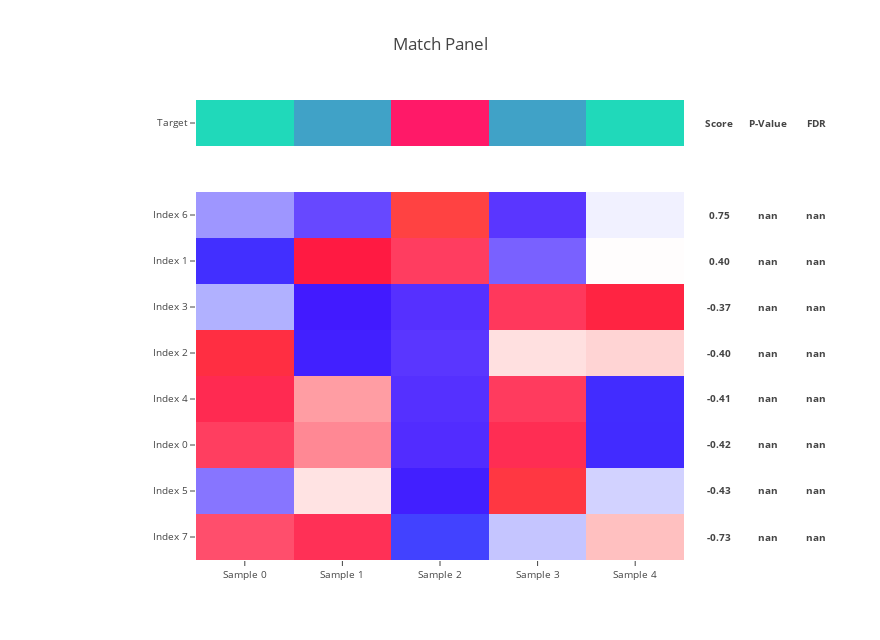

The code cell stored with this chart in its notebook:
### Code cell
target = [
    1,
    2,
    8,
    2,
    1,
]

target = pd.Series(
    target, 
    name='Target',
    index=('Sample {}'.format(i) for i in range(len(target))),
)

n_row = 8

features = pd.DataFrame(
    np.random.random_sample(size=(
        n_row,
        target.size,
    )),
    index=('Index {}'.format(i) for i in range(n_row)),
    columns=target.index,
)

make_match_panel(
    target,
    features,
    target_ascending=None,
    target_type='categorical',
)

### Figure 1 — Plotly figure (JSON) as saved in the notebook; plotly's stock layout.template omitted (floating-point values rounded to 4 significant figures; data arrays with more than 128 entries replaced by an {"elided": "..."} marker saying what was removed)
{"data": [{"colorscale": [[0, "#20d9ba"], [0.5, "#9017e6"], [1, "#ff1968"]], "showscale": false, "text": [["Sample 0", "Sample 1", "Sample 2", "Sample 3", "Sample 4"]], "type": "heatmap", "uid": "3b9cf26e-fafa-4408-838d-88a555ff0e6c", "x": ["Sample 0", "Sample 1", "Sample 2", "Sample 3", "Sample 4"], "y": ["Target"], "yaxis": "y2", "z": [[1, 2, 8, 2, 1]]}, {"colorscale": {"elided": "256x2 mixed values"}, "showscale": false, "type": "heatmap", "uid": "2a41be45-c0b1-41f7-add4-b9d32bb847b4", "x": ["Sample 0", "Sample 1", "Sample 2", "Sample 3", "Sample 4"], "y": ["Index 7", "Index 5", "Index 0", "Index 4", "Index 2", "Index 3", "Index 1", "Index 6"], "yaxis": "y", "z": [[0.7595, 0.9522, -1.829, -0.229, 0.346], [-0.5293, 0.1831, -1.25, 1.76, -0.1638], [0.8361, 0.5613, -0.8939, 0.9852, -1.489], [1.014, 0.4876, -0.8634, 0.8606, -1.499], [1.625, -1.266, -0.8084, 0.1966, 0.2523], [-0.3241, -1.141, -0.8586, 0.8839, 1.44], [-1.543, 1.244, 0.8432, -0.5983, 0.05459], [-0.4158, -0.6835, 1.926, -0.8074, -0.01882]], "zmax": 1.926, "zmin": -1.829}], "layout": {"annotations": [{"font": {"size": 9.6}, "showarrow": false, "text": "<b>Score</b>", "width": 64, "x": 1.002, "xanchor": "left", "xref": "paper", "y": 0.95, "yanchor": "middle", "yref": "paper"}, {"font": {"size": 9.6}, "showarrow": false, "text": "<b>0.75</b>", "width": 64, "x": 1.002, "xanchor": "left", "xref": "paper", "y": 0.75, "yanchor": "middle", "yref": "paper"}, {"font": {"size": 9.6}, "showarrow": false, "text": "<b>0.40</b>", "width": 64, "x": 1.002, "xanchor": "left", "xref": "paper", "y": 0.65, "yanchor": "middle", "yref": "paper"}, {"font": {"size": 9.6}, "showarrow": false, "text": "<b>-0.37</b>", "width": 64, "x": 1.002, "xanchor": "left", "xref": "paper", "y": 0.55, "yanchor": "middle", "yref": "paper"}, {"font": {"size": 9.6}, "showarrow": false, "text": "<b>-0.40</b>", "width": 64, "x": 1.002, "xanchor": "left", "xref": "paper", "y": 0.45, "yanchor": "middle", "yref": "paper"}, {"font": {"size": 9.6}, "showarrow": false, "text": "<b>-0.41</b>", "width": 64, "x": 1.002, "xanchor": "left", "xref": "paper", "y": 0.35, "yanchor": "middle", "yref": "paper"}, {"font": {"size": 9.6}, "showarrow": false, "text": "<b>-0.42</b>", "width": 64, "x": 1.002, "xanchor": "left", "xref": "paper", "y": 0.25, "yanchor": "middle", "yref": "paper"}, {"font": {"size": 9.6}, "showarrow": false, "text": "<b>-0.43</b>", "width": 64, "x": 1.002, "xanchor": "left", "xref": "paper", "y": 0.15, "yanchor": "middle", "yref": "paper"}, {"font": {"size": 9.6}, "showarrow": false, "text": "<b>-0.73</b>", "width": 64, "x": 1.002, "xanchor": "left", "xref": "paper", "y": 0.05, "yanchor": "middle", "yref": "paper"}, {"font": {"size": 9.6}, "showarrow": false, "text": "<b>P-Value</b>", "width": 64, "x": 1.102, "xanchor": "left", "xref": "paper", "y": 0.95, "yanchor": "middle", "yref": "paper"}, {"font": {"size": 9.6}, "showarrow": false, "text": "<b>nan</b>", "width": 64, "x": 1.102, "xanchor": "left", "xref": "paper", "y": 0.75, "yanchor": "middle", "yref": "paper"}, {"font": {"size": 9.6}, "showarrow": false, "text": "<b>nan</b>", "width": 64, "x": 1.102, "xanchor": "left", "xref": "paper", "y": 0.65, "yanchor": "middle", "yref": "paper"}, {"font": {"size": 9.6}, "showarrow": false, "text": "<b>nan</b>", "width": 64, "x": 1.102, "xanchor": "left", "xref": "paper", "y": 0.55, "yanchor": "middle", "yref": "paper"}, {"font": {"size": 9.6}, "showarrow": false, "text": "<b>nan</b>", "width": 64, "x": 1.102, "xanchor": "left", "xref": "paper", "y": 0.45, "yanchor": "middle", "yref": "paper"}, {"font": {"size": 9.6}, "showarrow": false, "text": "<b>nan</b>", "width": 64, "x": 1.102, "xanchor": "left", "xref": "paper", "y": 0.35, "yanchor": "middle", "yref": "paper"}, {"font": {"size": 9.6}, "showarrow": false, "text": "<b>nan</b>", "width": 64, "x": 1.102, "xanchor": "left", "xref": "paper", "y": 0.25, "yanchor": "middle", "yref": "paper"}, {"font": {"size": 9.6}, "showarrow": false, "text": "<b>nan</b>", "width": 64, "x": 1.102, "xanchor": "left", "xref": "paper", "y": 0.15, "yanchor": "middle", "yref": "paper"}, {"font": {"size": 9.6}, "showarrow": false, "text": "<b>nan</b>", "width": 64, "x": 1.102, "xanchor": "left", "xref": "paper", "y": 0.05, "yanchor": "middle", "yref": "paper"}, {"font": {"size": 9.6}, "showarrow": false, "text": "<b>FDR</b>", "width": 64, "x": 1.202, "xanchor": "left", "xref": "paper", "y": 0.95, "yanchor": "middle", "yref": "paper"}, {"font": {"size": 9.6}, "showarrow": false, "text": "<b>nan</b>", "width": 64, "x": 1.202, "xanchor": "left", "xref": "paper", "y": 0.75, "yanchor": "middle", "yref": "paper"}, {"font": {"size": 9.6}, "showarrow": false, "text": "<b>nan</b>", "width": 64, "x": 1.202, "xanchor": "left", "xref": "paper", "y": 0.65, "yanchor": "middle", "yref": "paper"}, {"font": {"size": 9.6}, "showarrow": false, "text": "<b>nan</b>", "width": 64, "x": 1.202, "xanchor": "left", "xref": "paper", "y": 0.55, "yanchor": "middle", "yref": "paper"}, {"font": {"size": 9.6}, "showarrow": false, "text": "<b>nan</b>", "width": 64, "x": 1.202, "xanchor": "left", "xref": "paper", "y": 0.45, "yanchor": "middle", "yref": "paper"}, {"font": {"size": 9.6}, "showarrow": false, "text": "<b>nan</b>", "width": 64, "x": 1.202, "xanchor": "left", "xref": "paper", "y": 0.35, "yanchor": "middle", "yref": "paper"}, {"font": {"size": 9.6}, "showarrow": false, "text": "<b>nan</b>", "width": 64, "x": 1.202, "xanchor": "left", "xref": "paper", "y": 0.25, "yanchor": "middle", "yref": "paper"}, {"font": {"size": 9.6}, "showarrow": false, "text": "<b>nan</b>", "width": 64, "x": 1.202, "xanchor": "left", "xref": "paper", "y": 0.15, "yanchor": "middle", "yref": "paper"}, {"font": {"size": 9.6}, "showarrow": false, "text": "<b>nan</b>", "width": 64, "x": 1.202, "xanchor": "left", "xref": "paper", "y": 0.05, "yanchor": "middle", "yref": "paper"}], "height": 640, "margin": {"l": 196, "r": 196}, "title": "Match Panel", "width": 880, "xaxis": {"anchor": "y", "tickfont": {"size": 9.6}}, "yaxis": {"domain": [0, 0.8], "dtick": 1, "tickfont": {"size": 9.6}}, "yaxis2": {"domain": [0.9, 1], "tickfont": {"size": 9.6}}}}
